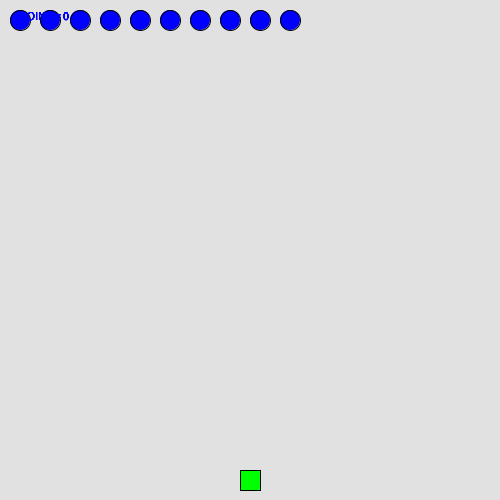
Frame 1 (no input)
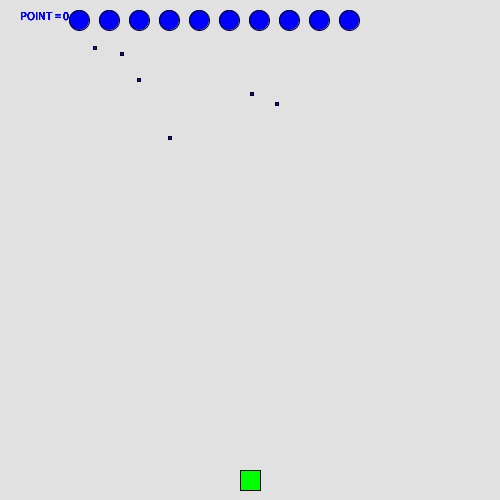
Frame 60 (the mouse pressed at the canvas centre just before this capture)
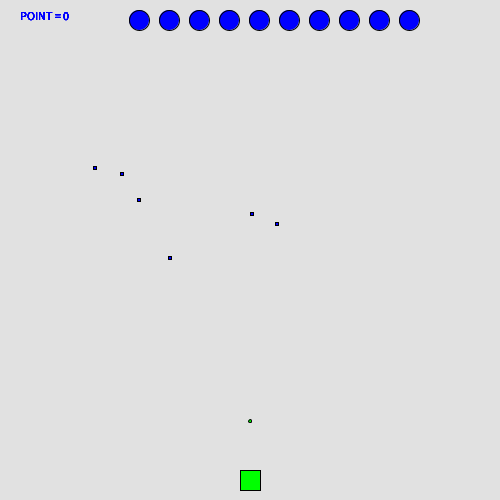
Frame 120 (the mouse held since frame 60 and released just before this capture)

The Processing sketch that drew these frames (run headless with seeded random() and noise(); from frame 60 on, the mouse is pressed at the canvas centre):

// Processing sketch: processing_130628
// ── processing_130628.pde

int noOfInvaderRows = 1;        //Number of invaders for one column
int noOfInvaderColumns = 10;    //Number of invaders for one line
int noOfInvaders = noOfInvaderRows * noOfInvaderColumns;
float[][][] invad = new float[noOfInvaderRows ][noOfInvaderColumns ][2];
int noOfBullets = 20;
float[][] bullet = {{-100, 0}, {-100, 0}, {-100, 0}, {-100, 0}, {-100, 0}, {-100, 0}, {-100, 0}, {-100, 0}, {-100, 0}, {-100, 0}, {-100, 0}, {-100, 0}, {-100, 0}, {-100, 0}, {-100, 0}, {-100, 0}, {-100, 0}, {-100, 0}, {-100, 0}, {-100, 0}};
int noOfInvaderBullets = 20;
float[][] invaderBullet = {{-100, 0}, {-100, 0}, {-100, 0}, {-100, 0}, {-100, 0}, {-100, 0}, {-100, 0}, {-100, 0}, {-100, 0}, {-100, 0}, {-100, 0}, {-100, 0}, {-100, 0}, {-100, 0}, {-100, 0}, {-100, 0}, {-100, 0}, {-100, 0}, {-100, 0}, {-100, 0}, {-100, 0}, {-100, 0}, {-100, 0}, {-100, 0}, {-100, 0}, {-100, 0}, {-100, 0}, {-100, 0}, {-100, 0}, {-100, 0}, {-100, 0}, {-100, 0}, {-100, 0}, {-100, 0}, {-100, 0}, {-100, 0}, {-100, 0}, {-100, 0}, {-100, 0}, {-100, 0}};
float rx, ry;
float invaderY = 20;
int sz = 20;
int shoot = 0;
int point = 0;

void setup() {
  size(500, 500);
  rx = 250;    //defense
  ry = 480;
  //invaders
  for(int i=0; i<noOfInvaderRows; i++){
      for(int j=0; j<noOfInvaderColumns; j++){
          invad[i][j][0] = invaderY+j*30;
          invad[i][j][1] = invaderY+i*30;
      }
  }

  rectMode(CENTER);
  frameRate(30);
}

void draw() {
    background(225);
    invaders();
    defense();
}

int direction = 0;
float yStep = 20;
float xStep = 1;
float x1Step = 5;

void invaders(){
    fill(0, 0, 255);
    int shooterCount = 0;
    invaderBullets();
    drawInvaderBullets();
    for(int i=0; i<noOfInvaderRows; i++){
        for(int j=0; j<noOfInvaderColumns; j++){
            hitCheck(i, j);
            ellipse(invad[i][j][0], invad[i][j][1], sz, sz);
            if(direction == 0){
              if(invad[i][j][0] > 0){
                shooterCount++;
                shooterCheck(shooterCount, i, j);
                if(noOfInvaders > 1){
                    invad[i][j][0]+=xStep;
                }else{
                    invad[i][j][0]+=x1Step;
                }
                if(invad[i][j][0] > (width-sz/2)){
                  direction = 1;
                  invaderY += yStep;
                }
              }
            }else{
              if(invad[i][j][0] > 0){
                shooterCount++;
                shooterCheck(shooterCount, i, j);
                if(noOfInvaders > 1){
                    invad[i][j][0]-=xStep;
                }else{
                    invad[i][j][0]-=x1Step;
                }
                if(invad[i][j][0] < sz/2){
                  direction = 0;
                  invaderY += yStep;
                }
              }
            }
        }
    }
    if(invaderY >= ry){    //game over
      gameOver();
      text(" You LOSE!", 130, 260);
    }
    for(int i=0; i<noOfInvaderRows; i++){
        for(int j=0; j<noOfInvaderColumns; j++){
            invad[i][j][1] = invaderY+i*30;
        }
    }

}

void shooterCheck(int count, int i, int j){
  if(count == shooter){
    if(invaderBullet[shooter][0] < 0){
      invaderBullet[shooter][0] = invad[i][j][0];
      invaderBullet[shooter][1] = invad[i][j][1];
    }
  }
}

void drawInvaderBullets(){
  for(int i=0; i<noOfInvaderBullets; i++){
    if(invaderBullet[i][0] >= 0){
      rect(invaderBullet[i][0], invaderBullet[i][1]+=2, 3, 3);
      if(invaderBullet[i][1] > height){
        invaderBullet[i][0] = -100;
      }
    }
  }
}

float maxIntervalInvaderBullets = 1.0;
int shooter = 0;
int shootingCount = 0;
int nextShootingCount = 0;

void initInvaderBullets(){
  //nextShootingCount 
}

void invaderBullets(){
  shootingCount++;
  if(shootingCount > nextShootingCount){
    shootingCount = 0;
    shooter = (int)random(0, noOfInvaders);
    nextShootingCount = (int)random(0, frameRate * maxIntervalInvaderBullets);
  }else{
    shooter = 0;
  }
}

void gameOver(){
  fill(255, 0, 0);
  textSize(48);
  text("Game Over", 130, 210);
  frameRate(1);
}

void hitCheck(int i, int j){
  for(int k=0; k<noOfBullets; k++){
    if(abs(invad[i][j][1] - bullet[k][1])<sz/2){
      if(abs(invad[i][j][0] - bullet[k][0])<sz/2){
        invad[i][j][0] = -100;
        noOfInvaders--;
        point += 100;
      }
    }
  }
  if(noOfInvaders <= 0){
    gameOver();
    text(" You WIN!", 130, 260);
  }
  fill(0, 0, 255);
  textSize(12);
  text("POINT = "+point, 20, 20);
}

void defense(){
    fill(0, 255, 0);
    rect(rx, ry, sz, sz);
    defenseHitCheck();
    if(shoot != 0){
        shoot--;
        for(int i=0; i<noOfBullets; i++){
          if(bullet[i][0] < 0){
            bullet[i][0] = rx;
            bullet[i][1] = ry;
            break;
          }
        }
    }
    for(int i=0; i<noOfBullets; i++){
      if(bullet[i][0] >= 0){
        ellipse(bullet[i][0], bullet[i][1]--, 3, 3);
      }
      if(bullet[i][1] < 0){
        bullet[i][0] = -100;
      }
    }
}

void defenseHitCheck(){
  for(int k=0; k<noOfInvaderBullets; k++){
    if(invaderBullet[k][0] >= 0){
      if(abs(invaderBullet[k][0] - rx)<sz/2){
        if(abs(invaderBullet[k][1] - ry)<sz/2){
          gameOver();
          text(" YouLOSE!", 130, 260);
        }
      }
    }
  }
}

void mousePressed() {
    if (mouseButton == LEFT) {
        rx -= 10;
        if(rx < sz/2){
          rx = sz/2;
        }
    } else if (mouseButton == RIGHT) {
        rx += 10;
        if(rx > (width-sz/2)){
          rx = width-sz/2;
        }
    } else {
        shoot++;
    }
}
